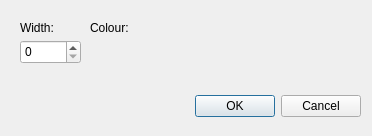
<?xml version="1.0" encoding="UTF-8"?>
<ui version="4.0">
 <class>OuterFrameDialog</class>
 <widget class="QDialog" name="OuterFrameDialog">
  <property name="geometry">
   <rect>
    <x>0</x>
    <y>0</y>
    <width>372</width>
    <height>136</height>
   </rect>
  </property>
  <property name="windowTitle">
   <string>Outside frame</string>
  </property>
  <widget class="QDialogButtonBox" name="buttonBox">
   <property name="geometry">
    <rect>
     <x>20</x>
     <y>90</y>
     <width>341</width>
     <height>32</height>
    </rect>
   </property>
   <property name="orientation">
    <enum>Qt::Horizontal</enum>
   </property>
   <property name="standardButtons">
    <set>QDialogButtonBox::Cancel|QDialogButtonBox::Ok</set>
   </property>
  </widget>
  <widget class="QSpinBox" name="colorValue">
   <property name="geometry">
    <rect>
     <x>20</x>
     <y>40</y>
     <width>61</width>
     <height>24</height>
    </rect>
   </property>
  </widget>
  <widget class="QLabel" name="label">
   <property name="geometry">
    <rect>
     <x>20</x>
     <y>20</y>
     <width>61</width>
     <height>16</height>
    </rect>
   </property>
   <property name="text">
    <string>Width:</string>
   </property>
  </widget>
  <widget class="QLabel" name="label_2">
   <property name="geometry">
    <rect>
     <x>90</x>
     <y>20</y>
     <width>121</width>
     <height>16</height>
    </rect>
   </property>
   <property name="text">
    <string>Colour:</string>
   </property>
  </widget>
  <widget class="BrushTypeComboBox" name="colorComboBox" native="true">
   <property name="geometry">
    <rect>
     <x>90</x>
     <y>40</y>
     <width>120</width>
     <height>24</height>
    </rect>
   </property>
  </widget>
 </widget>
 <customwidgets>
  <customwidget>
   <class>BrushTypeComboBox</class>
   <extends>QWidget</extends>
   <header>brushtypecombobox.h</header>
   <container>1</container>
  </customwidget>
 </customwidgets>
 <resources/>
 <connections>
  <connection>
   <sender>buttonBox</sender>
   <signal>accepted()</signal>
   <receiver>OuterFrameDialog</receiver>
   <slot>accept()</slot>
   <hints>
    <hint type="sourcelabel">
     <x>248</x>
     <y>254</y>
    </hint>
    <hint type="destinationlabel">
     <x>157</x>
     <y>274</y>
    </hint>
   </hints>
  </connection>
  <connection>
   <sender>buttonBox</sender>
   <signal>rejected()</signal>
   <receiver>OuterFrameDialog</receiver>
   <slot>reject()</slot>
   <hints>
    <hint type="sourcelabel">
     <x>316</x>
     <y>260</y>
    </hint>
    <hint type="destinationlabel">
     <x>286</x>
     <y>274</y>
    </hint>
   </hints>
  </connection>
 </connections>
</ui>
